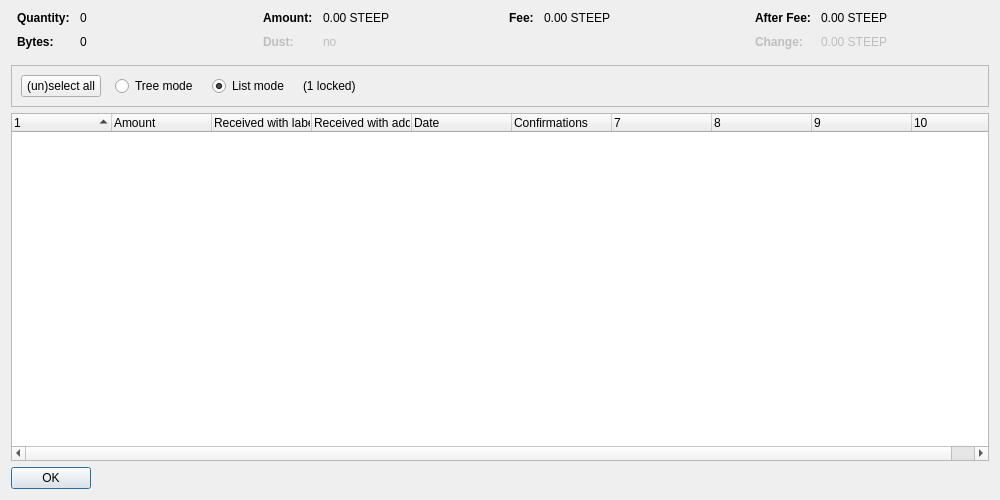
<?xml version="1.0" encoding="UTF-8"?>
<ui version="4.0">
 <class>CoinControlDialog</class>
 <widget class="QDialog" name="CoinControlDialog">
  <property name="geometry">
   <rect>
    <x>0</x>
    <y>0</y>
    <width>1000</width>
    <height>500</height>
   </rect>
  </property>
  <property name="windowTitle">
   <string>Coin Selection</string>
  </property>
  <layout class="QVBoxLayout" name="verticalLayout">
   <item>
    <layout class="QHBoxLayout" name="horizontalLayoutTop" stretch="0,0,0,0">
     <property name="topMargin">
      <number>0</number>
     </property>
     <property name="bottomMargin">
      <number>10</number>
     </property>
     <item>
      <layout class="QFormLayout" name="formLayoutCoinControl1">
       <property name="horizontalSpacing">
        <number>10</number>
       </property>
       <property name="verticalSpacing">
        <number>10</number>
       </property>
       <property name="leftMargin">
        <number>6</number>
       </property>
       <property name="rightMargin">
        <number>6</number>
       </property>
       <item row="0" column="0">
        <widget class="QLabel" name="labelCoinControlQuantityText">
         <property name="font">
          <font>
           <weight>75</weight>
           <bold>true</bold>
          </font>
         </property>
         <property name="text">
          <string>Quantity:</string>
         </property>
        </widget>
       </item>
       <item row="0" column="1">
        <widget class="QLabel" name="labelCoinControlQuantity">
         <property name="cursor">
          <cursorShape>IBeamCursor</cursorShape>
         </property>
         <property name="contextMenuPolicy">
          <enum>Qt::ActionsContextMenu</enum>
         </property>
         <property name="text">
          <string notr="true">0</string>
         </property>
         <property name="textInteractionFlags">
          <set>Qt::LinksAccessibleByMouse|Qt::TextSelectableByKeyboard|Qt::TextSelectableByMouse</set>
         </property>
        </widget>
       </item>
       <item row="1" column="0">
        <widget class="QLabel" name="labelCoinControlBytesText">
         <property name="font">
          <font>
           <weight>75</weight>
           <bold>true</bold>
          </font>
         </property>
         <property name="text">
          <string>Bytes:</string>
         </property>
        </widget>
       </item>
       <item row="1" column="1">
        <widget class="QLabel" name="labelCoinControlBytes">
         <property name="cursor">
          <cursorShape>IBeamCursor</cursorShape>
         </property>
         <property name="contextMenuPolicy">
          <enum>Qt::ActionsContextMenu</enum>
         </property>
         <property name="text">
          <string notr="true">0</string>
         </property>
         <property name="textInteractionFlags">
          <set>Qt::LinksAccessibleByMouse|Qt::TextSelectableByKeyboard|Qt::TextSelectableByMouse</set>
         </property>
        </widget>
       </item>
      </layout>
     </item>
     <item>
      <layout class="QFormLayout" name="formLayoutCoinControl2">
       <property name="horizontalSpacing">
        <number>10</number>
       </property>
       <property name="verticalSpacing">
        <number>10</number>
       </property>
       <property name="leftMargin">
        <number>6</number>
       </property>
       <property name="rightMargin">
        <number>6</number>
       </property>
       <item row="0" column="0">
        <widget class="QLabel" name="labelCoinControlAmountText">
         <property name="font">
          <font>
           <weight>75</weight>
           <bold>true</bold>
          </font>
         </property>
         <property name="text">
          <string>Amount:</string>
         </property>
        </widget>
       </item>
       <item row="0" column="1">
        <widget class="QLabel" name="labelCoinControlAmount">
         <property name="cursor">
          <cursorShape>IBeamCursor</cursorShape>
         </property>
         <property name="contextMenuPolicy">
          <enum>Qt::ActionsContextMenu</enum>
         </property>
         <property name="text">
          <string notr="true">0.00 STEEP</string>
         </property>
         <property name="textInteractionFlags">
          <set>Qt::LinksAccessibleByMouse|Qt::TextSelectableByKeyboard|Qt::TextSelectableByMouse</set>
         </property>
        </widget>
       </item>
       <item row="1" column="0">
        <widget class="QLabel" name="labelCoinControlLowOutputText">
         <property name="enabled">
          <bool>false</bool>
         </property>
         <property name="font">
          <font>
           <weight>75</weight>
           <bold>true</bold>
          </font>
         </property>
         <property name="text">
          <string>Dust:</string>
         </property>
        </widget>
       </item>
       <item row="1" column="1">
        <widget class="QLabel" name="labelCoinControlLowOutput">
         <property name="enabled">
          <bool>false</bool>
         </property>
         <property name="cursor">
          <cursorShape>IBeamCursor</cursorShape>
         </property>
         <property name="contextMenuPolicy">
          <enum>Qt::ActionsContextMenu</enum>
         </property>
         <property name="text">
          <string notr="true">no</string>
         </property>
         <property name="textInteractionFlags">
          <set>Qt::LinksAccessibleByMouse|Qt::TextSelectableByKeyboard|Qt::TextSelectableByMouse</set>
         </property>
        </widget>
       </item>
      </layout>
     </item>
     <item>
      <layout class="QFormLayout" name="formLayoutCoinControl3">
       <property name="horizontalSpacing">
        <number>10</number>
       </property>
       <property name="verticalSpacing">
        <number>10</number>
       </property>
       <property name="leftMargin">
        <number>6</number>
       </property>
       <property name="rightMargin">
        <number>6</number>
       </property>
       <item row="0" column="0">
        <widget class="QLabel" name="labelCoinControlFeeText">
         <property name="font">
          <font>
           <weight>75</weight>
           <bold>true</bold>
          </font>
         </property>
         <property name="text">
          <string>Fee:</string>
         </property>
        </widget>
       </item>
       <item row="0" column="1">
        <widget class="QLabel" name="labelCoinControlFee">
         <property name="cursor">
          <cursorShape>IBeamCursor</cursorShape>
         </property>
         <property name="contextMenuPolicy">
          <enum>Qt::ActionsContextMenu</enum>
         </property>
         <property name="text">
          <string notr="true">0.00 STEEP</string>
         </property>
         <property name="textInteractionFlags">
          <set>Qt::LinksAccessibleByMouse|Qt::TextSelectableByKeyboard|Qt::TextSelectableByMouse</set>
         </property>
        </widget>
       </item>
      </layout>
     </item>
     <item>
      <layout class="QFormLayout" name="formLayoutCoinControl4">
       <property name="horizontalSpacing">
        <number>10</number>
       </property>
       <property name="verticalSpacing">
        <number>10</number>
       </property>
       <property name="leftMargin">
        <number>6</number>
       </property>
       <property name="rightMargin">
        <number>6</number>
       </property>
       <item row="0" column="0">
        <widget class="QLabel" name="labelCoinControlAfterFeeText">
         <property name="font">
          <font>
           <weight>75</weight>
           <bold>true</bold>
          </font>
         </property>
         <property name="text">
          <string>After Fee:</string>
         </property>
        </widget>
       </item>
       <item row="0" column="1">
        <widget class="QLabel" name="labelCoinControlAfterFee">
         <property name="cursor">
          <cursorShape>IBeamCursor</cursorShape>
         </property>
         <property name="contextMenuPolicy">
          <enum>Qt::ActionsContextMenu</enum>
         </property>
         <property name="text">
          <string notr="true">0.00 STEEP</string>
         </property>
         <property name="textInteractionFlags">
          <set>Qt::LinksAccessibleByMouse|Qt::TextSelectableByKeyboard|Qt::TextSelectableByMouse</set>
         </property>
        </widget>
       </item>
       <item row="1" column="0">
        <widget class="QLabel" name="labelCoinControlChangeText">
         <property name="enabled">
          <bool>false</bool>
         </property>
         <property name="font">
          <font>
           <weight>75</weight>
           <bold>true</bold>
          </font>
         </property>
         <property name="text">
          <string>Change:</string>
         </property>
        </widget>
       </item>
       <item row="1" column="1">
        <widget class="QLabel" name="labelCoinControlChange">
         <property name="enabled">
          <bool>false</bool>
         </property>
         <property name="cursor">
          <cursorShape>IBeamCursor</cursorShape>
         </property>
         <property name="contextMenuPolicy">
          <enum>Qt::ActionsContextMenu</enum>
         </property>
         <property name="text">
          <string notr="true">0.00 STEEP</string>
         </property>
         <property name="textInteractionFlags">
          <set>Qt::LinksAccessibleByMouse|Qt::TextSelectableByKeyboard|Qt::TextSelectableByMouse</set>
         </property>
        </widget>
       </item>
      </layout>
     </item>
    </layout>
   </item>
   <item>
    <widget class="QFrame" name="frame">
     <property name="minimumSize">
      <size>
       <width>0</width>
       <height>40</height>
      </size>
     </property>
     <property name="frameShape">
      <enum>QFrame::StyledPanel</enum>
     </property>
     <property name="frameShadow">
      <enum>QFrame::Sunken</enum>
     </property>
     <layout class="QHBoxLayout" name="horizontalLayout">
      <item>
       <layout class="QHBoxLayout" name="horizontalLayoutPanel" stretch="0,0,0,0,0">
        <property name="spacing">
         <number>14</number>
        </property>
        <item>
         <widget class="QPushButton" name="pushButtonSelectAll">
          <property name="sizePolicy">
           <sizepolicy hsizetype="Maximum" vsizetype="Fixed">
            <horstretch>0</horstretch>
            <verstretch>0</verstretch>
           </sizepolicy>
          </property>
          <property name="text">
           <string>(un)select all</string>
          </property>
          <property name="autoDefault">
           <bool>false</bool>
          </property>
         </widget>
        </item>
        <item>
         <widget class="QRadioButton" name="radioTreeMode">
          <property name="sizePolicy">
           <sizepolicy hsizetype="Maximum" vsizetype="Fixed">
            <horstretch>0</horstretch>
            <verstretch>0</verstretch>
           </sizepolicy>
          </property>
          <property name="text">
           <string>Tree mode</string>
          </property>
         </widget>
        </item>
        <item>
         <widget class="QRadioButton" name="radioListMode">
          <property name="sizePolicy">
           <sizepolicy hsizetype="Maximum" vsizetype="Fixed">
            <horstretch>0</horstretch>
            <verstretch>0</verstretch>
           </sizepolicy>
          </property>
          <property name="text">
           <string>List mode</string>
          </property>
          <property name="checked">
           <bool>true</bool>
          </property>
         </widget>
        </item>
        <item>
         <widget class="QLabel" name="labelLocked">
          <property name="text">
           <string notr="true">(1 locked)</string>
          </property>
         </widget>
        </item>
        <item>
         <spacer name="horizontalSpacer">
          <property name="orientation">
           <enum>Qt::Horizontal</enum>
          </property>
          <property name="sizeHint" stdset="0">
           <size>
            <width>40</width>
            <height>20</height>
           </size>
          </property>
         </spacer>
        </item>
       </layout>
      </item>
     </layout>
    </widget>
   </item>
   <item>
    <widget class="CoinControlTreeWidget" name="treeWidget">
     <property name="contextMenuPolicy">
      <enum>Qt::CustomContextMenu</enum>
     </property>
     <property name="sortingEnabled">
      <bool>false</bool>
     </property>
     <property name="columnCount">
      <number>10</number>
     </property>
     <attribute name="headerShowSortIndicator" stdset="0">
      <bool>true</bool>
     </attribute>
     <attribute name="headerStretchLastSection">
      <bool>false</bool>
     </attribute>
     <column>
      <property name="text">
       <string/>
      </property>
     </column>
     <column>
      <property name="text">
       <string>Amount</string>
      </property>
     </column>
     <column>
      <property name="text">
       <string>Received with label</string>
      </property>
     </column>
     <column>
      <property name="text">
       <string>Received with address</string>
      </property>
     </column>
     <column>
      <property name="text">
       <string>Date</string>
      </property>
     </column>
     <column>
      <property name="text">
       <string>Confirmations</string>
      </property>
      <property name="toolTip">
       <string>Confirmed</string>
      </property>
     </column>
     <column>
      <property name="text">
       <string/>
      </property>
     </column>
     <column>
      <property name="text">
       <string/>
      </property>
     </column>
     <column>
      <property name="text">
       <string/>
      </property>
     </column>
     <column>
      <property name="text">
       <string/>
      </property>
     </column>
    </widget>
   </item>
   <item>
    <widget class="QDialogButtonBox" name="buttonBox">
     <property name="sizePolicy">
      <sizepolicy hsizetype="Maximum" vsizetype="Fixed">
       <horstretch>0</horstretch>
       <verstretch>0</verstretch>
      </sizepolicy>
     </property>
     <property name="orientation">
      <enum>Qt::Horizontal</enum>
     </property>
     <property name="standardButtons">
      <set>QDialogButtonBox::Ok</set>
     </property>
    </widget>
   </item>
  </layout>
 </widget>
 <customwidgets>
  <customwidget>
   <class>CoinControlTreeWidget</class>
   <extends>QTreeWidget</extends>
   <header>qt/coincontroltreewidget.h</header>
  </customwidget>
 </customwidgets>
 <resources/>
 <connections/>
</ui>
